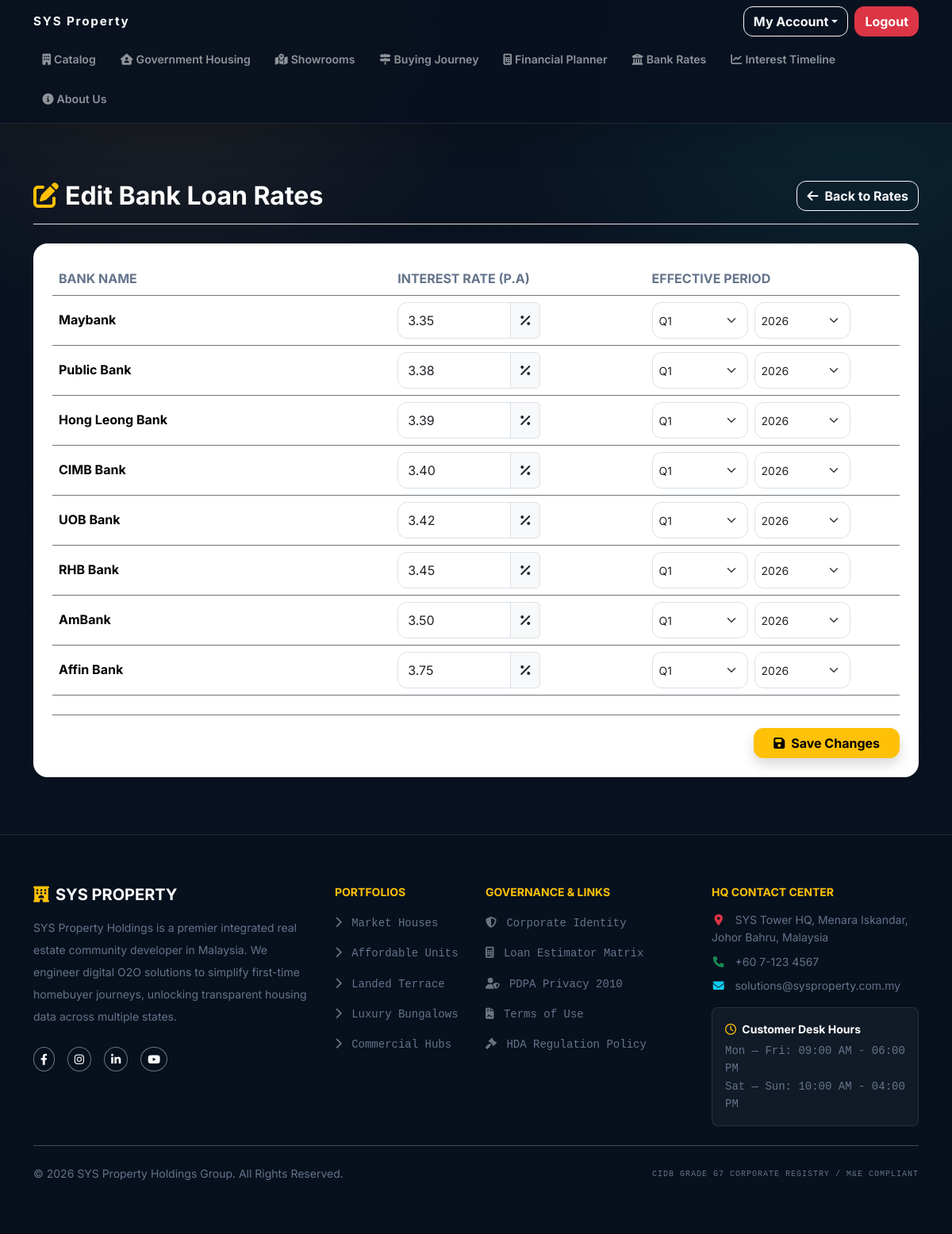
Page /admin/edit_bank_rates.php (signed in) on the earlier database version.
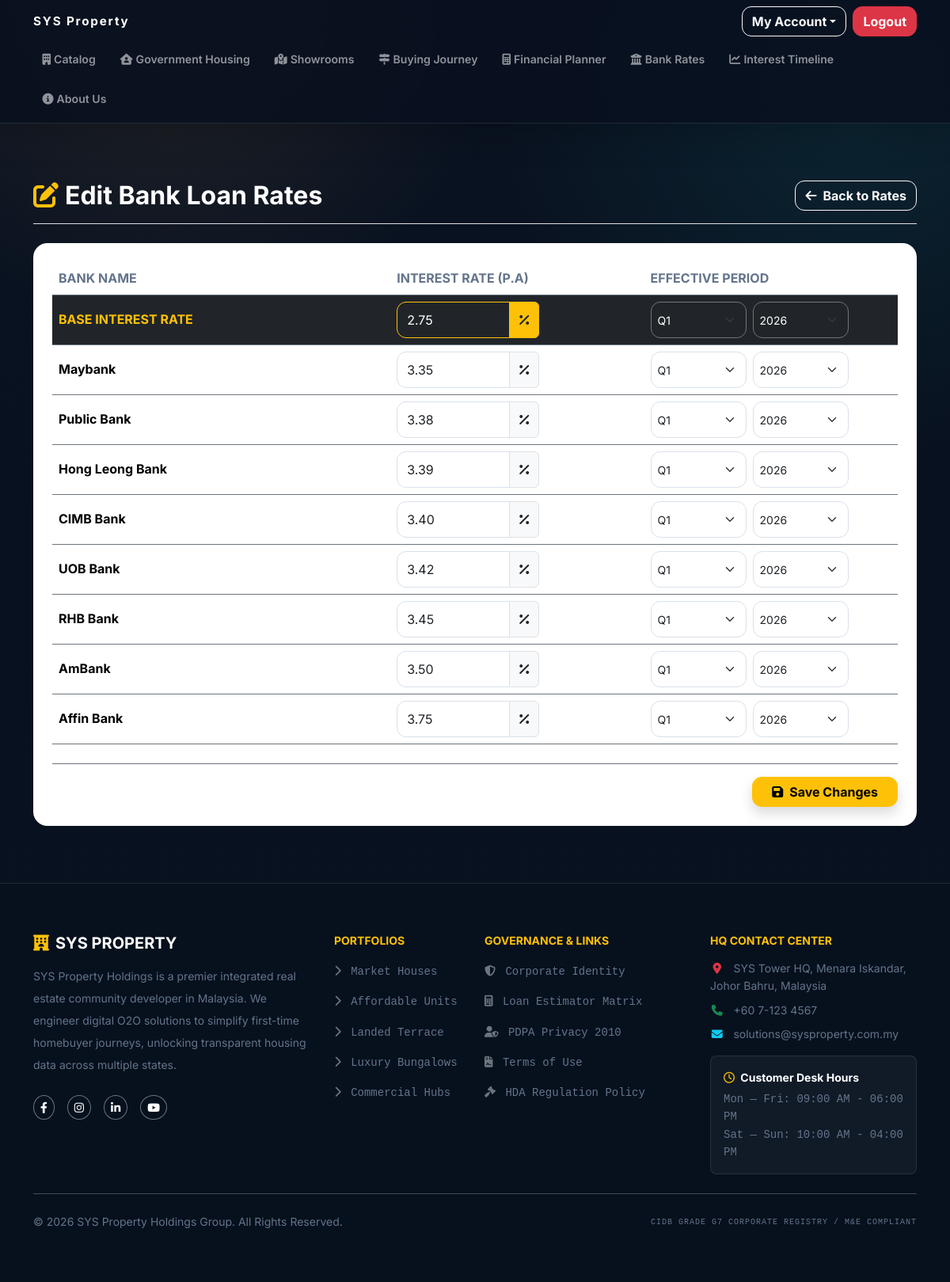
Same page on the later database version.
### tables this page shows
CREATE TABLE `banks` (
  `bank_id` int(11) NOT NULL,
  `bank_name` varchar(100) NOT NULL,
  `interest_rate` decimal(4,2) NOT NULL,
  `effective_quarter` varchar(10) DEFAULT 'Q1',
  `effective_year` int(4) DEFAULT 2026
);

### admin/edit_bank_rates.php (the view, shortened to what the changed rows need)
<?php
require_once '../includes/db_connect.php';
$sql = "SELECT bank_id, bank_name, interest_rate, effective_quarter, effective_year FROM banks ORDER BY CASE WHEN UPPER(TRIM(bank_name)) = 'BASE INTEREST RATE' THEN 0 ELSE 1 END, interest_rate ASC";
$result = $conn->query($sql);
$banks = [];
if ($result && $result->num_rows > 0) {
    while ($row = $result->fetch_assoc()) {
        $row['effective_quarter'] = $row['effective_quarter'] ?? 'Q1';
        $row['effective_year'] = $row['effective_year'] ?? date('Y');
        $banks[] = $row;
    }
}
include '../includes/header.php';
?>
<div class="container my-5 py-4">
    <div class="d-flex justify-content-between align-items-center mb-4 border-bottom pb-3">
        <h2 class="fw-bold text-white m-0"><i class="fas fa-edit me-2 text-warning"></i>Edit Bank Loan Rates</h2>
    </div>
    <div class="card filter-glass border-0 shadow-sm">
        <div class="card-body p-4">
            <form action="edit_bank_rates.php" method="POST">
                <div class="table-responsive">
                    <table class="table text-white table-hover align-middle mb-0" style="background: transparent;">
                        <thead>
                            <tr>
                                <th scope="col" class="text-uppercase text-muted border-bottom border-secondary" style="width: 40%;">Bank Name</th>
                                <th scope="col" class="text-uppercase text-muted border-bottom border-secondary" style="width: 30%;">Interest Rate (p.a)</th>
                                <th scope="col" class="text-uppercase text-muted border-bottom border-secondary" style="width: 30%;">Effective Period</th>
                            </tr>
                        </thead>
                        <tbody>
                            <?php foreach ($banks as $bank):
                                $is_base = (strtoupper(trim($bank['bank_name'])) === 'BASE INTEREST RATE');
                                $row_bg = $is_base ? 'background: rgba(33, 37, 41, 0.95);' : 'background: transparent;';
                                $name_class = $is_base ? 'text-warning' : 'text-dark';
                                $name_style = $is_base ? '' : 'color: #000000 !important;';
                            ?>
                                <tr style="<?php echo $row_bg; ?>">
                                    <td class="fw-bold border-bottom border-secondary text-white" style="<?php echo $row_bg; ?>">
                                        <span class="<?php echo $name_class; ?>" style="<?php echo $name_style; ?>"><?php echo htmlspecialchars($bank['bank_name']); ?></span>
                                    </td>
                                    <td class="border-bottom border-secondary" style="<?php echo $row_bg; ?>">
                                        <div class="input-group" style="max-width: 180px;">
                                            <input type="number" step="0.01" min="0" max="100" class="form-control <?php echo $is_base ? 'bg-dark text-white border-warning' : ''; ?>" name="rates[<?php echo $bank['bank_id']; ?>][rate]" value="<?php echo htmlspecialchars($bank['interest_rate']); ?>" required>
                                            <span class="input-group-text <?php echo $is_base ? 'bg-warning text-dark border-warning' : ''; ?>"><i class="fas fa-percent"></i></span>
                                        </div>
                                    </td>
                                    <td class="border-bottom border-secondary" style="<?php echo $row_bg; ?>">
                                        <div class="d-flex gap-2" style="max-width: 250px;">
                                            <select class="form-select form-select-sm <?php echo $is_base ? 'bg-dark text-white border-secondary' : ''; ?>" name="rates[<?php echo $bank['bank_id']; ?>][quarter]">
                                                <?php foreach(['Q1','Q2','Q3','Q4'] as $q): ?>
                                                    <option value="<?php echo $q; ?>" <?php echo ($bank['effective_quarter'] === $q) ? 'selected' : ''; ?>><?php echo $q; ?></option>
                                                <?php endforeach; ?>
                                            </select>
                                            <select class="form-select form-select-sm <?php echo $is_base ? 'bg-dark text-white border-secondary' : ''; ?>" name="rates[<?php echo $bank['bank_id']; ?>][year]">
                                                <?php
                                                    $current_year = date('Y');
                                                    for($y = $current_year - 2; $y <= $current_year + 2; $y++):
                                                ?>
                                                    <option value="<?php echo $y; ?>" <?php echo ($bank['effective_year'] == $y) ? 'selected' : ''; ?>><?php echo $y; ?></option>
                                                <?php endfor; ?>
                                            </select>
                                        </div>
                                    </td>
                                </tr>
                            <?php endforeach; ?>
                        </tbody>
                    </table>
                </div>
            </form>
        </div>
    </div>
</div>
<?php include '../includes/footer.php'; ?>

Differences in the rows shown:
added banks: bank_name "BASE INTEREST RATE", interest_rate "2.75", effective_quarter+bank_name+bank_id "Q1", effective_year+bank_name+bank_id "2026"
